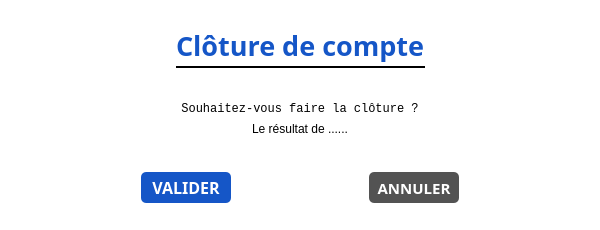
<?xml version="1.0" encoding="UTF-8"?>
<ui version="4.0">
 <class>ClotureModal</class>
 <widget class="QMainWindow" name="ClotureModal">
  <property name="geometry">
   <rect>
    <x>0</x>
    <y>0</y>
    <width>600</width>
    <height>230</height>
   </rect>
  </property>
  <property name="sizePolicy">
   <sizepolicy hsizetype="Fixed" vsizetype="Fixed">
    <horstretch>0</horstretch>
    <verstretch>0</verstretch>
   </sizepolicy>
  </property>
  <property name="minimumSize">
   <size>
    <width>600</width>
    <height>230</height>
   </size>
  </property>
  <property name="maximumSize">
   <size>
    <width>600</width>
    <height>230</height>
   </size>
  </property>
  <property name="windowTitle">
   <string>Treasurer -  Clôture d'un compte</string>
  </property>
  <property name="styleSheet">
   <string notr="true">background: #ffffff;</string>
  </property>
  <widget class="QWidget" name="centralwidget">
   <layout class="QGridLayout" name="gridLayout">
    <item row="3" column="0">
     <layout class="QHBoxLayout" name="horizontalLayout_2">
      <property name="topMargin">
       <number>10</number>
      </property>
      <item>
       <spacer name="horizontalSpacer_5">
        <property name="orientation">
         <enum>Qt::Horizontal</enum>
        </property>
        <property name="sizeHint" stdset="0">
         <size>
          <width>40</width>
          <height>20</height>
         </size>
        </property>
       </spacer>
      </item>
      <item>
       <widget class="QPushButton" name="validate_button">
        <property name="sizePolicy">
         <sizepolicy hsizetype="Fixed" vsizetype="Fixed">
          <horstretch>0</horstretch>
          <verstretch>0</verstretch>
         </sizepolicy>
        </property>
        <property name="minimumSize">
         <size>
          <width>90</width>
          <height>31</height>
         </size>
        </property>
        <property name="maximumSize">
         <size>
          <width>90</width>
          <height>31</height>
         </size>
        </property>
        <property name="font">
         <font>
          <family>Raleway</family>
          <pointsize>12</pointsize>
          <weight>75</weight>
          <bold>true</bold>
         </font>
        </property>
        <property name="styleSheet">
         <string notr="true">QPushButton{
background : #1556C7;
color : #FFFFFF;
font-weight: bold;
border-radius: 5px;
border: none;
}</string>
        </property>
        <property name="text">
         <string>VALIDER</string>
        </property>
       </widget>
      </item>
      <item>
       <spacer name="horizontalSpacer_3">
        <property name="orientation">
         <enum>Qt::Horizontal</enum>
        </property>
        <property name="sizeHint" stdset="0">
         <size>
          <width>40</width>
          <height>20</height>
         </size>
        </property>
       </spacer>
      </item>
      <item>
       <widget class="QPushButton" name="cancel_button">
        <property name="sizePolicy">
         <sizepolicy hsizetype="Fixed" vsizetype="Fixed">
          <horstretch>0</horstretch>
          <verstretch>0</verstretch>
         </sizepolicy>
        </property>
        <property name="minimumSize">
         <size>
          <width>90</width>
          <height>31</height>
         </size>
        </property>
        <property name="maximumSize">
         <size>
          <width>90</width>
          <height>31</height>
         </size>
        </property>
        <property name="font">
         <font>
          <family>Raleway</family>
          <pointsize>11</pointsize>
          <weight>75</weight>
          <bold>true</bold>
         </font>
        </property>
        <property name="styleSheet">
         <string notr="true">QPushButton{
background : #535353;
color : #FFFFFF;
font-weight: bold;
border-radius: 5px;
border: none;
}</string>
        </property>
        <property name="text">
         <string>ANNULER</string>
        </property>
       </widget>
      </item>
      <item>
       <spacer name="horizontalSpacer_4">
        <property name="orientation">
         <enum>Qt::Horizontal</enum>
        </property>
        <property name="sizeHint" stdset="0">
         <size>
          <width>40</width>
          <height>20</height>
         </size>
        </property>
       </spacer>
      </item>
     </layout>
    </item>
    <item row="0" column="0">
     <layout class="QVBoxLayout" name="verticalLayout_2">
      <item>
       <layout class="QHBoxLayout" name="horizontalLayout">
        <item>
         <spacer name="horizontalSpacer_2">
          <property name="orientation">
           <enum>Qt::Horizontal</enum>
          </property>
          <property name="sizeHint" stdset="0">
           <size>
            <width>40</width>
            <height>20</height>
           </size>
          </property>
         </spacer>
        </item>
        <item>
         <layout class="QVBoxLayout" name="verticalLayout_9">
          <property name="spacing">
           <number>0</number>
          </property>
          <item>
           <widget class="QLabel" name="titreModal">
            <property name="minimumSize">
             <size>
              <width>0</width>
              <height>40</height>
             </size>
            </property>
            <property name="maximumSize">
             <size>
              <width>16777215</width>
              <height>40</height>
             </size>
            </property>
            <property name="font">
             <font>
              <family>Raleway</family>
              <pointsize>20</pointsize>
              <weight>75</weight>
              <bold>true</bold>
             </font>
            </property>
            <property name="styleSheet">
             <string notr="true">color: #1556C7;</string>
            </property>
            <property name="text">
             <string>&lt;html&gt;&lt;head/&gt;&lt;body&gt;&lt;p&gt;Clôture de compte&lt;/p&gt;&lt;/body&gt;&lt;/html&gt;</string>
            </property>
           </widget>
          </item>
          <item>
           <widget class="QWidget" name="widget_2" native="true">
            <property name="minimumSize">
             <size>
              <width>0</width>
              <height>2</height>
             </size>
            </property>
            <property name="maximumSize">
             <size>
              <width>16777215</width>
              <height>2</height>
             </size>
            </property>
            <property name="styleSheet">
             <string notr="true">background: #000000;</string>
            </property>
           </widget>
          </item>
         </layout>
        </item>
        <item>
         <spacer name="horizontalSpacer">
          <property name="orientation">
           <enum>Qt::Horizontal</enum>
          </property>
          <property name="sizeHint" stdset="0">
           <size>
            <width>40</width>
            <height>20</height>
           </size>
          </property>
         </spacer>
        </item>
       </layout>
      </item>
     </layout>
    </item>
    <item row="1" column="0">
     <layout class="QHBoxLayout" name="horizontalLayout_3">
      <item>
       <layout class="QVBoxLayout" name="verticalLayout">
        <property name="spacing">
         <number>0</number>
        </property>
        <property name="topMargin">
         <number>8</number>
        </property>
        <item>
         <layout class="QHBoxLayout" name="horizontalLayout_4">
          <property name="spacing">
           <number>0</number>
          </property>
          <item>
           <spacer name="horizontalSpacer_8">
            <property name="orientation">
             <enum>Qt::Horizontal</enum>
            </property>
            <property name="sizeHint" stdset="0">
             <size>
              <width>40</width>
              <height>20</height>
             </size>
            </property>
           </spacer>
          </item>
          <item>
           <widget class="QLabel" name="demandeLabel">
            <property name="enabled">
             <bool>true</bool>
            </property>
            <property name="sizePolicy">
             <sizepolicy hsizetype="Preferred" vsizetype="Preferred">
              <horstretch>0</horstretch>
              <verstretch>0</verstretch>
             </sizepolicy>
            </property>
            <property name="minimumSize">
             <size>
              <width>0</width>
              <height>20</height>
             </size>
            </property>
            <property name="maximumSize">
             <size>
              <width>16777215</width>
              <height>20</height>
             </size>
            </property>
            <property name="font">
             <font>
              <family>Courier New</family>
              <pointsize>9</pointsize>
              <weight>50</weight>
              <bold>false</bold>
             </font>
            </property>
            <property name="text">
             <string>&lt;html&gt;&lt;head/&gt;&lt;body&gt;&lt;p align=&quot;center&quot;&gt;Souhaitez-vous faire la clôture ?&lt;/p&gt;&lt;/body&gt;&lt;/html&gt;</string>
            </property>
           </widget>
          </item>
          <item>
           <spacer name="horizontalSpacer_9">
            <property name="orientation">
             <enum>Qt::Horizontal</enum>
            </property>
            <property name="sizeHint" stdset="0">
             <size>
              <width>40</width>
              <height>20</height>
             </size>
            </property>
           </spacer>
          </item>
         </layout>
        </item>
        <item>
         <layout class="QHBoxLayout" name="horizontalLayout_5">
          <property name="spacing">
           <number>0</number>
          </property>
          <item>
           <spacer name="horizontalSpacer_6">
            <property name="orientation">
             <enum>Qt::Horizontal</enum>
            </property>
            <property name="sizeHint" stdset="0">
             <size>
              <width>40</width>
              <height>20</height>
             </size>
            </property>
           </spacer>
          </item>
          <item>
           <widget class="QLabel" name="resultatLabel">
            <property name="enabled">
             <bool>true</bool>
            </property>
            <property name="sizePolicy">
             <sizepolicy hsizetype="Preferred" vsizetype="Preferred">
              <horstretch>0</horstretch>
              <verstretch>0</verstretch>
             </sizepolicy>
            </property>
            <property name="minimumSize">
             <size>
              <width>0</width>
              <height>20</height>
             </size>
            </property>
            <property name="maximumSize">
             <size>
              <width>16777215</width>
              <height>20</height>
             </size>
            </property>
            <property name="font">
             <font>
              <family>Arial</family>
              <pointsize>8</pointsize>
              <weight>50</weight>
              <bold>false</bold>
             </font>
            </property>
            <property name="text">
             <string>&lt;html&gt;&lt;head/&gt;&lt;body&gt;&lt;p align=&quot;center&quot;&gt;&lt;span style=&quot; font-size:9pt;&quot;&gt;Le résultat de ......&lt;/span&gt;&lt;/p&gt;&lt;/body&gt;&lt;/html&gt;</string>
            </property>
           </widget>
          </item>
          <item>
           <spacer name="horizontalSpacer_7">
            <property name="orientation">
             <enum>Qt::Horizontal</enum>
            </property>
            <property name="sizeHint" stdset="0">
             <size>
              <width>40</width>
              <height>20</height>
             </size>
            </property>
           </spacer>
          </item>
         </layout>
        </item>
       </layout>
      </item>
     </layout>
    </item>
   </layout>
  </widget>
 </widget>
 <resources/>
 <connections/>
</ui>
